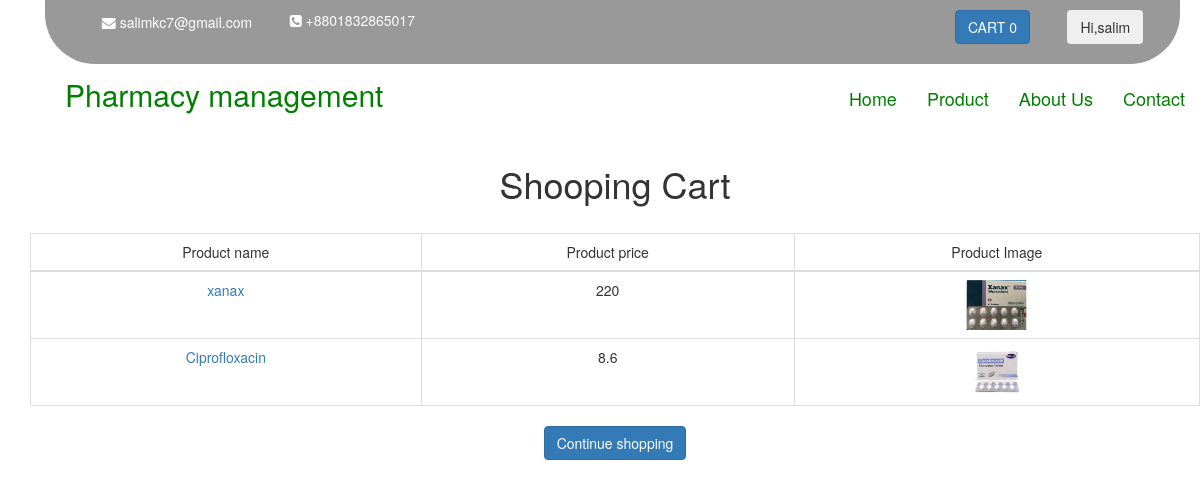
The page /app/YourCart/ (signed in) on the database its author committed.
### app/models.py (models this page shows)
class order(models.Model):
    name = models.CharField(max_length=300)
    price = models.DecimalField('medium', max_digits=20, decimal_places=10, blank=True, null=True)
    description = models.CharField(max_length=300)
    image = models.FileField(upload_to='products', null=True, verbose_name="")
    productId = models.IntegerField(null=True)
    userId = models.ForeignKey("users", on_delete=models.CASCADE)

### app/views.py (the view)
# urls.py: path('YourCart/', views.YourCart, name='YourCart'),
def YourCart(request):
    if 'email' not in request.session:
        return render(request, 'login.html')
    loggedIn, firstName, noOfItems = detail(request)
    email = request.session['email']
    db = sqlite3.connect('db.sqlite3')
    cursor = db.cursor()
    cursor.execute("SELECT userId FROM app_users WHERE email = '" + email + "'")
    userId = cursor.fetchone()[0]
    cursor.execute("SELECT productId, name, price, image FROM app_order WHERE  app_order.userId_id = '" + str(userId)+"'")
    products = cursor.fetchall()
    return render(request, "YourCart.html",{'products': products, 'loggedIn': loggedIn, 'firstName': firstName, 'noOfItems': noOfItems})

### app/views.py (called while the page is built)
def detail(request):
    db = sqlite3.connect('db.sqlite3')
    cursor = db.cursor()
    if 'email' not in request.session:
        loggedIn = False
        firstName = ''
        noOfItems = 0
    else:
        loggedIn = True
        cursor.execute("SELECT userId, firstName FROM app_users WHERE email = '" + request.session['email'] + "'")
        userId, firstName = cursor.fetchone()
        cursor.execute('SELECT count(productId_id) FROM app_kart WHERE userId_id = ' + str(userId))
        noOfItems = cursor.fetchone()[0]
    db.commit()
    return loggedIn, firstName, noOfItems

### app/Templates/YourCart.html (shortened to what this page needs)
<!DOCTYPE html>
<html lang="en">
<head>
    {% load static %}
    <link rel="stylesheet" type="text/css" href="{% static 'back.css' %}">
    <link rel="stylesheet" type="text/css" href="{% static 'css/bootstrap.min.css' %}">
    <link href="{% static 'font-awesome-4.7.0/css/font-awesome.min.css' %}" rel="stylesheet">
</head>
<body>
<div class="container">
    <div class="top_head">
        <div class="container">
            <div class="inner_top">
                <ul class="ul_one">
                    <li>
                        <a href="salimkc7@gmail.com">
                            <i class="fa fa-envelope" aria-hidden="true"></i> salimkc7@gmail.com</a>
                    </li>
                    <li>
                            <span style="color:white">
                                <i class="fa fa-phone-square" aria-hidden="true"></i> +8801832865017</span>
                    </li>
                </ul>
                <ul class="ul_two">
                    <li>
                        <a href="/app/cart/" class="btn btn-primary">CART {{ noOfItems }}</a>
                    </li>
                    <li>
                        {% if not loggedIn %}
                        <a href="/app/login/">
                            <i class="fa fa-sign-in" aria-hidden="true"></i> Login</a>
                        {% else %}
                        <div class="dropdown">
                            <button class="btn btn-secondary dropdown-toggle" id="drop" data-toggle="dropdown">Hi,{{ firstName }}
                            </button>
                        </div>
                        {% endif %}
                    </li>
                </ul>
                <div class="clearfix"></div>
            </div>
        </div>
    </div>
    <div class="bottom_head">
        <div class="container">
            <div class="logo">
                <a href="/app/">Pharmacy management</a>
            </div>
            <div class="summa">
                <ul class="nav navbar-nav navbar-right">
                    <li>
                        <a href="/app/">
                            <h4>Home</h4>
                        </a>
                    </li>
                    <li>
                        <a href="/app/product/">
                            <h4>Product</h4>
                        </a>
                    </li>
                    <li>
                        <a href="#">
                            <h4>About Us</h4>
                        </a>
                    </li>
                    <li>
                        <a href="/app/contact/">
                            <h4>Contact </h4>
                        </a>
                    </li>
                </ul>
            </div>
        </div>
    </div>
    <div class="container">
        <div class="row text-center">
            <h1>Shooping Cart</h1><br>
            <table class="table table-bordered">
                <thead>
                <tr>
                    <td>Product name</td>
                    <td>Product price</td>
                    <td>Product Image</td>
                </tr>
                </thead>
                <tbody>
                {% for row in products %}
                <tr>
                    <td><a href="/app/aboutproduct/?productId={{ row.0 }}">{{ row.1 }}</a></td>
                    <td>{{ row.2 }}</td>
                    <td>
                        <img src="{{'/media/'}}{{ row.3 }}" height="50px" id="productImage"/>
                    </td>
                </tr>
                {% endfor %}
                </tbody>
            </table>
            <div>
                <a href="/app/" type="button" class="btn btn-primary">Continue shopping</a>
            </div>
        </div>
    </div>
</div>
</body>
</html>

### app/static/back.css (style rules this page uses)
.summa li a { color:green; padding: 10px; }
.summa { padding-bottom: 80px; }
.top_head { background:rgba(0, 0, 0, 0); }
.inner_top { background:rgba(128,128,128,0.8); border-bottom-left-radius: 50px; border-bottom-right-radius: 50px; margin-right: 5px; }
.ul_one { float: left; padding-right: 10px; }
.ul_two { float: right; margin-right: 20px; }
.ul_one li,.ul_two li { display:inline-block; margin: 0.7em 1.2em; }
.ul_one a,.ul_two a { font-size: 1em; text-decoration:none; color:white; vertical-align:middle; }
.logo { float: left; padding:10px 20px; font-size: 30px; text-decoration: none; }
.logo a { text-decoration: none; color: green; }

### rows shown on the page
order: name "xanax", price "220", shows a picture
order: name "Ciprofloxacin", price "8.6", shows a picture

### other values the page prints
{{ noOfItems }} "0"
{{ firstName }} "salim"
